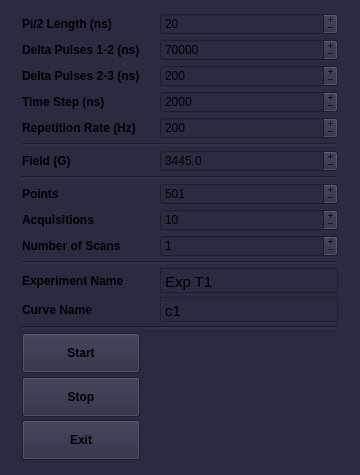
<?xml version="1.0" encoding="UTF-8"?>
<ui version="4.0">
 <class>MainWindow</class>
 <widget class="QMainWindow" name="MainWindow">
  <property name="geometry">
   <rect>
    <x>0</x>
    <y>0</y>
    <width>360</width>
    <height>475</height>
   </rect>
  </property>
  <property name="sizePolicy">
   <sizepolicy hsizetype="Fixed" vsizetype="Fixed">
    <horstretch>0</horstretch>
    <verstretch>0</verstretch>
   </sizepolicy>
  </property>
  <property name="minimumSize">
   <size>
    <width>360</width>
    <height>475</height>
   </size>
  </property>
  <property name="maximumSize">
   <size>
    <width>360</width>
    <height>475</height>
   </size>
  </property>
  <property name="font">
   <font>
    <weight>50</weight>
    <bold>false</bold>
   </font>
  </property>
  <property name="windowTitle">
   <string>T1 Measurement v 0.1</string>
  </property>
  <property name="styleSheet">
   <string notr="true">background-color: rgb(42,42,64);</string>
  </property>
  <widget class="QWidget" name="centralwidget">
   <property name="sizePolicy">
    <sizepolicy hsizetype="Fixed" vsizetype="Fixed">
     <horstretch>0</horstretch>
     <verstretch>0</verstretch>
    </sizepolicy>
   </property>
   <property name="minimumSize">
    <size>
     <width>360</width>
     <height>475</height>
    </size>
   </property>
   <property name="maximumSize">
    <size>
     <width>360</width>
     <height>475</height>
    </size>
   </property>
   <layout class="QGridLayout" name="gridLayout_2">
    <item row="0" column="0">
     <layout class="QGridLayout" name="gridLayout">
      <property name="sizeConstraint">
       <enum>QLayout::SetNoConstraint</enum>
      </property>
      <property name="leftMargin">
       <number>13</number>
      </property>
      <property name="topMargin">
       <number>4</number>
      </property>
      <property name="rightMargin">
       <number>13</number>
      </property>
      <property name="bottomMargin">
       <number>6</number>
      </property>
      <property name="horizontalSpacing">
       <number>20</number>
      </property>
      <property name="verticalSpacing">
       <number>4</number>
      </property>
      <item row="3" column="0">
       <widget class="QLabel" name="label_8">
        <property name="font">
         <font>
          <weight>75</weight>
          <bold>true</bold>
         </font>
        </property>
        <property name="contextMenuPolicy">
         <enum>Qt::NoContextMenu</enum>
        </property>
        <property name="text">
         <string>Time Step (ns)</string>
        </property>
       </widget>
      </item>
      <item row="4" column="1">
       <widget class="QSpinBox" name="box_rep_rate">
        <property name="contextMenuPolicy">
         <enum>Qt::NoContextMenu</enum>
        </property>
        <property name="buttonSymbols">
         <enum>QAbstractSpinBox::PlusMinus</enum>
        </property>
        <property name="keyboardTracking">
         <bool>false</bool>
        </property>
        <property name="minimum">
         <number>1</number>
        </property>
        <property name="maximum">
         <number>50000</number>
        </property>
        <property name="singleStep">
         <number>10</number>
        </property>
        <property name="value">
         <number>200</number>
        </property>
       </widget>
      </item>
      <item row="19" column="0">
       <widget class="QLabel" name="label_5">
        <property name="font">
         <font>
          <weight>75</weight>
          <bold>true</bold>
         </font>
        </property>
        <property name="contextMenuPolicy">
         <enum>Qt::NoContextMenu</enum>
        </property>
        <property name="text">
         <string>Experiment Name</string>
        </property>
       </widget>
      </item>
      <item row="2" column="1">
       <widget class="QSpinBox" name="box_delta_echo">
        <property name="contextMenuPolicy">
         <enum>Qt::NoContextMenu</enum>
        </property>
        <property name="buttonSymbols">
         <enum>QAbstractSpinBox::PlusMinus</enum>
        </property>
        <property name="keyboardTracking">
         <bool>false</bool>
        </property>
        <property name="minimum">
         <number>40</number>
        </property>
        <property name="maximum">
         <number>5000</number>
        </property>
        <property name="singleStep">
         <number>2</number>
        </property>
        <property name="value">
         <number>200</number>
        </property>
       </widget>
      </item>
      <item row="2" column="0">
       <widget class="QLabel" name="label_12">
        <property name="font">
         <font>
          <weight>75</weight>
          <bold>true</bold>
         </font>
        </property>
        <property name="contextMenuPolicy">
         <enum>Qt::NoContextMenu</enum>
        </property>
        <property name="text">
         <string>Delta Pulses 2-3 (ns)</string>
        </property>
       </widget>
      </item>
      <item row="13" column="1">
       <widget class="QSpinBox" name="box_points">
        <property name="contextMenuPolicy">
         <enum>Qt::NoContextMenu</enum>
        </property>
        <property name="buttonSymbols">
         <enum>QAbstractSpinBox::PlusMinus</enum>
        </property>
        <property name="keyboardTracking">
         <bool>false</bool>
        </property>
        <property name="minimum">
         <number>1</number>
        </property>
        <property name="maximum">
         <number>20000</number>
        </property>
        <property name="singleStep">
         <number>10</number>
        </property>
        <property name="value">
         <number>501</number>
        </property>
       </widget>
      </item>
      <item row="1" column="0">
       <widget class="QLabel" name="label_2">
        <property name="font">
         <font>
          <weight>75</weight>
          <bold>true</bold>
         </font>
        </property>
        <property name="contextMenuPolicy">
         <enum>Qt::NoContextMenu</enum>
        </property>
        <property name="text">
         <string>Delta Pulses 1-2 (ns)</string>
        </property>
       </widget>
      </item>
      <item row="19" column="1">
       <widget class="QTextEdit" name="text_edit_exp_name">
        <property name="sizePolicy">
         <sizepolicy hsizetype="Expanding" vsizetype="Fixed">
          <horstretch>0</horstretch>
          <verstretch>0</verstretch>
         </sizepolicy>
        </property>
        <property name="minimumSize">
         <size>
          <width>0</width>
          <height>25</height>
         </size>
        </property>
        <property name="maximumSize">
         <size>
          <width>16777215</width>
          <height>25</height>
         </size>
        </property>
        <property name="mouseTracking">
         <bool>false</bool>
        </property>
        <property name="tabletTracking">
         <bool>false</bool>
        </property>
        <property name="contextMenuPolicy">
         <enum>Qt::NoContextMenu</enum>
        </property>
        <property name="verticalScrollBarPolicy">
         <enum>Qt::ScrollBarAlwaysOff</enum>
        </property>
        <property name="markdown">
         <string>Exp T1

</string>
        </property>
        <property name="html">
         <string>&lt;!DOCTYPE HTML PUBLIC &quot;-//W3C//DTD HTML 4.0//EN&quot; &quot;http://www.w3.org/TR/REC-html40/strict.dtd&quot;&gt;
&lt;html&gt;&lt;head&gt;&lt;meta name=&quot;qrichtext&quot; content=&quot;1&quot; /&gt;&lt;style type=&quot;text/css&quot;&gt;
p, li { white-space: pre-wrap; }
&lt;/style&gt;&lt;/head&gt;&lt;body style=&quot; font-family:'Ubuntu'; font-size:11pt; font-weight:400; font-style:normal;&quot;&gt;
&lt;p style=&quot; margin-top:7px; margin-bottom:7px; margin-left:0px; margin-right:0px; -qt-block-indent:0; text-indent:0px;&quot;&gt;Exp T1&lt;/p&gt;&lt;/body&gt;&lt;/html&gt;</string>
        </property>
        <property name="overwriteMode">
         <bool>true</bool>
        </property>
        <property name="acceptRichText">
         <bool>false</bool>
        </property>
        <property name="textInteractionFlags">
         <set>Qt::TextEditorInteraction</set>
        </property>
       </widget>
      </item>
      <item row="23" column="0">
       <widget class="QPushButton" name="button_stop">
        <property name="minimumSize">
         <size>
          <width>0</width>
          <height>40</height>
         </size>
        </property>
        <property name="font">
         <font>
          <weight>75</weight>
          <bold>true</bold>
         </font>
        </property>
        <property name="contextMenuPolicy">
         <enum>Qt::NoContextMenu</enum>
        </property>
        <property name="layoutDirection">
         <enum>Qt::LeftToRight</enum>
        </property>
        <property name="text">
         <string>Stop</string>
        </property>
       </widget>
      </item>
      <item row="14" column="1">
       <widget class="QSpinBox" name="box_averag">
        <property name="contextMenuPolicy">
         <enum>Qt::NoContextMenu</enum>
        </property>
        <property name="buttonSymbols">
         <enum>QAbstractSpinBox::PlusMinus</enum>
        </property>
        <property name="keyboardTracking">
         <bool>false</bool>
        </property>
        <property name="minimum">
         <number>1</number>
        </property>
        <property name="maximum">
         <number>5000</number>
        </property>
        <property name="singleStep">
         <number>10</number>
        </property>
        <property name="value">
         <number>10</number>
        </property>
       </widget>
      </item>
      <item row="16" column="0">
       <widget class="QLabel" name="label_7">
        <property name="font">
         <font>
          <weight>75</weight>
          <bold>true</bold>
         </font>
        </property>
        <property name="contextMenuPolicy">
         <enum>Qt::NoContextMenu</enum>
        </property>
        <property name="text">
         <string>Number of Scans</string>
        </property>
       </widget>
      </item>
      <item row="4" column="0">
       <widget class="QLabel" name="label_11">
        <property name="font">
         <font>
          <weight>75</weight>
          <bold>true</bold>
         </font>
        </property>
        <property name="contextMenuPolicy">
         <enum>Qt::NoContextMenu</enum>
        </property>
        <property name="text">
         <string>Repetition Rate (Hz)</string>
        </property>
       </widget>
      </item>
      <item row="1" column="1">
       <widget class="QSpinBox" name="box_delta">
        <property name="contextMenuPolicy">
         <enum>Qt::NoContextMenu</enum>
        </property>
        <property name="buttonSymbols">
         <enum>QAbstractSpinBox::PlusMinus</enum>
        </property>
        <property name="keyboardTracking">
         <bool>false</bool>
        </property>
        <property name="minimum">
         <number>40</number>
        </property>
        <property name="maximum">
         <number>320000</number>
        </property>
        <property name="singleStep">
         <number>2</number>
        </property>
        <property name="value">
         <number>70000</number>
        </property>
       </widget>
      </item>
      <item row="24" column="0">
       <widget class="QPushButton" name="button_off">
        <property name="minimumSize">
         <size>
          <width>0</width>
          <height>40</height>
         </size>
        </property>
        <property name="font">
         <font>
          <weight>75</weight>
          <bold>true</bold>
         </font>
        </property>
        <property name="contextMenuPolicy">
         <enum>Qt::NoContextMenu</enum>
        </property>
        <property name="text">
         <string>Exit</string>
        </property>
       </widget>
      </item>
      <item row="5" column="0" colspan="2">
       <widget class="Line" name="line">
        <property name="lineWidth">
         <number>2</number>
        </property>
        <property name="orientation">
         <enum>Qt::Horizontal</enum>
        </property>
       </widget>
      </item>
      <item row="16" column="1">
       <widget class="QSpinBox" name="box_scan">
        <property name="contextMenuPolicy">
         <enum>Qt::NoContextMenu</enum>
        </property>
        <property name="buttonSymbols">
         <enum>QAbstractSpinBox::PlusMinus</enum>
        </property>
        <property name="keyboardTracking">
         <bool>false</bool>
        </property>
        <property name="minimum">
         <number>1</number>
        </property>
        <property name="maximum">
         <number>100</number>
        </property>
        <property name="value">
         <number>1</number>
        </property>
       </widget>
      </item>
      <item row="20" column="0">
       <widget class="QLabel" name="label_10">
        <property name="font">
         <font>
          <weight>75</weight>
          <bold>true</bold>
         </font>
        </property>
        <property name="contextMenuPolicy">
         <enum>Qt::NoContextMenu</enum>
        </property>
        <property name="text">
         <string>Curve Name</string>
        </property>
       </widget>
      </item>
      <item row="22" column="0">
       <widget class="QPushButton" name="button_start">
        <property name="minimumSize">
         <size>
          <width>0</width>
          <height>40</height>
         </size>
        </property>
        <property name="font">
         <font>
          <weight>75</weight>
          <bold>true</bold>
         </font>
        </property>
        <property name="contextMenuPolicy">
         <enum>Qt::NoContextMenu</enum>
        </property>
        <property name="text">
         <string>Start</string>
        </property>
       </widget>
      </item>
      <item row="18" column="0" colspan="2">
       <widget class="Line" name="line_4">
        <property name="lineWidth">
         <number>2</number>
        </property>
        <property name="orientation">
         <enum>Qt::Horizontal</enum>
        </property>
       </widget>
      </item>
      <item row="3" column="1">
       <widget class="QSpinBox" name="box_time_step">
        <property name="contextMenuPolicy">
         <enum>Qt::NoContextMenu</enum>
        </property>
        <property name="buttonSymbols">
         <enum>QAbstractSpinBox::PlusMinus</enum>
        </property>
        <property name="keyboardTracking">
         <bool>false</bool>
        </property>
        <property name="minimum">
         <number>2</number>
        </property>
        <property name="maximum">
         <number>400000</number>
        </property>
        <property name="singleStep">
         <number>2</number>
        </property>
        <property name="value">
         <number>2000</number>
        </property>
       </widget>
      </item>
      <item row="0" column="0">
       <widget class="QLabel" name="label">
        <property name="font">
         <font>
          <weight>75</weight>
          <bold>true</bold>
          <kerning>true</kerning>
         </font>
        </property>
        <property name="contextMenuPolicy">
         <enum>Qt::NoContextMenu</enum>
        </property>
        <property name="text">
         <string>Pi/2 Length (ns)</string>
        </property>
       </widget>
      </item>
      <item row="13" column="0">
       <widget class="QLabel" name="label_3">
        <property name="font">
         <font>
          <weight>75</weight>
          <bold>true</bold>
         </font>
        </property>
        <property name="contextMenuPolicy">
         <enum>Qt::NoContextMenu</enum>
        </property>
        <property name="text">
         <string>Points</string>
        </property>
       </widget>
      </item>
      <item row="12" column="0" colspan="2">
       <widget class="Line" name="line_3">
        <property name="lineWidth">
         <number>2</number>
        </property>
        <property name="orientation">
         <enum>Qt::Horizontal</enum>
        </property>
       </widget>
      </item>
      <item row="6" column="1">
       <widget class="QDoubleSpinBox" name="box_field">
        <property name="contextMenuPolicy">
         <enum>Qt::NoContextMenu</enum>
        </property>
        <property name="buttonSymbols">
         <enum>QAbstractSpinBox::PlusMinus</enum>
        </property>
        <property name="keyboardTracking">
         <bool>false</bool>
        </property>
        <property name="decimals">
         <number>1</number>
        </property>
        <property name="minimum">
         <double>100.000000000000000</double>
        </property>
        <property name="maximum">
         <double>9100.000000000000000</double>
        </property>
        <property name="singleStep">
         <double>0.500000000000000</double>
        </property>
        <property name="value">
         <double>3445.000000000000000</double>
        </property>
       </widget>
      </item>
      <item row="0" column="1">
       <widget class="QSpinBox" name="box_length">
        <property name="contextMenuPolicy">
         <enum>Qt::NoContextMenu</enum>
        </property>
        <property name="readOnly">
         <bool>false</bool>
        </property>
        <property name="buttonSymbols">
         <enum>QAbstractSpinBox::PlusMinus</enum>
        </property>
        <property name="specialValueText">
         <string notr="true"/>
        </property>
        <property name="keyboardTracking">
         <bool>false</bool>
        </property>
        <property name="minimum">
         <number>12</number>
        </property>
        <property name="maximum">
         <number>1900</number>
        </property>
        <property name="singleStep">
         <number>2</number>
        </property>
        <property name="value">
         <number>20</number>
        </property>
       </widget>
      </item>
      <item row="14" column="0">
       <widget class="QLabel" name="label_6">
        <property name="font">
         <font>
          <weight>75</weight>
          <bold>true</bold>
         </font>
        </property>
        <property name="contextMenuPolicy">
         <enum>Qt::NoContextMenu</enum>
        </property>
        <property name="text">
         <string>Acquisitions</string>
        </property>
       </widget>
      </item>
      <item row="21" column="0" colspan="2">
       <widget class="Line" name="line_5">
        <property name="lineWidth">
         <number>2</number>
        </property>
        <property name="orientation">
         <enum>Qt::Horizontal</enum>
        </property>
       </widget>
      </item>
      <item row="20" column="1">
       <widget class="QTextEdit" name="text_edit_curve">
        <property name="sizePolicy">
         <sizepolicy hsizetype="Expanding" vsizetype="Fixed">
          <horstretch>0</horstretch>
          <verstretch>0</verstretch>
         </sizepolicy>
        </property>
        <property name="minimumSize">
         <size>
          <width>0</width>
          <height>25</height>
         </size>
        </property>
        <property name="maximumSize">
         <size>
          <width>16777215</width>
          <height>25</height>
         </size>
        </property>
        <property name="mouseTracking">
         <bool>false</bool>
        </property>
        <property name="contextMenuPolicy">
         <enum>Qt::NoContextMenu</enum>
        </property>
        <property name="verticalScrollBarPolicy">
         <enum>Qt::ScrollBarAlwaysOff</enum>
        </property>
        <property name="html">
         <string>&lt;!DOCTYPE HTML PUBLIC &quot;-//W3C//DTD HTML 4.0//EN&quot; &quot;http://www.w3.org/TR/REC-html40/strict.dtd&quot;&gt;
&lt;html&gt;&lt;head&gt;&lt;meta name=&quot;qrichtext&quot; content=&quot;1&quot; /&gt;&lt;style type=&quot;text/css&quot;&gt;
p, li { white-space: pre-wrap; }
&lt;/style&gt;&lt;/head&gt;&lt;body style=&quot; font-family:'Ubuntu'; font-size:11pt; font-weight:400; font-style:normal;&quot;&gt;
&lt;p style=&quot; margin-top:0px; margin-bottom:0px; margin-left:0px; margin-right:0px; -qt-block-indent:0; text-indent:0px;&quot;&gt;c1&lt;/p&gt;&lt;/body&gt;&lt;/html&gt;</string>
        </property>
       </widget>
      </item>
      <item row="6" column="0">
       <widget class="QLabel" name="label_4">
        <property name="font">
         <font>
          <weight>75</weight>
          <bold>true</bold>
         </font>
        </property>
        <property name="contextMenuPolicy">
         <enum>Qt::NoContextMenu</enum>
        </property>
        <property name="text">
         <string>Field (G)</string>
        </property>
       </widget>
      </item>
     </layout>
    </item>
   </layout>
  </widget>
 </widget>
 <resources/>
 <connections/>
</ui>
